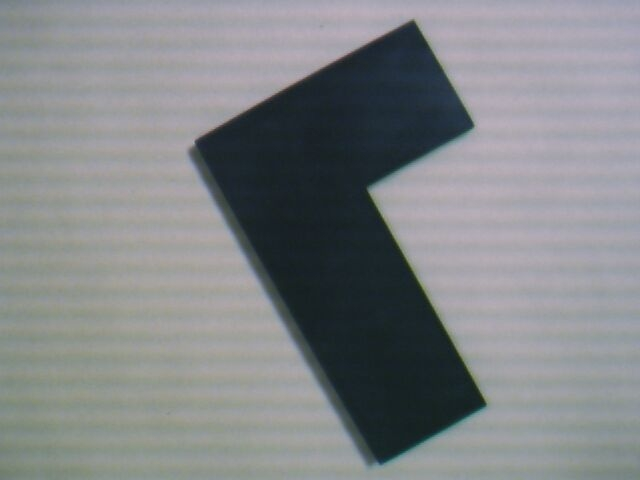
#> input picture OpenCV_Tutorial_ Examples/Object Recognition/f10.jpg, 640 x 480 px, given in place of f1.jpg, which was not available
$ python recognition.py
#> lines starting #> are read from the running program, lines starting #| are printed output that depends on the picture; after the words box and inside, x2 and y2 are one past the last pixel; in counts of white or black regions, pixels touching at a corner belong together; long printed decimals are rounded; pictures that were not available may be replaced by others from this repository, and a replacement may not be noted
import cv2
import numpy as np
from matplotlib import pyplot as plt
import scipy.io


def extractprops(img, fig3, fig4, fig5, fig6, fig7):

    img_grey = cv2.cvtColor(img, cv2.COLOR_RGB2GRAY)
    # convert color image to grey image
    ret, binimg = cv2.threshold(img_grey, 72, 255, cv2.THRESH_BINARY_INV)
    # do thersholding, pixels of background are 0, pixels of object are 255

    vec = getproperties(binimg)
    return vec


def getproperties(img):
    height = img.shape[0]
    width = img.shape[1]

    hist = cv2.calcHist([img], [0], None, [256], [0, 256])
    area = hist[255]
    # print(area)

    contours, hierarchy = cv2.findContours(
        img, cv2.RETR_EXTERNAL, cv2.CHAIN_APPROX_NONE)
    # cv2.drawContours(img,contours,-1,(255,0,255),10)
    # cv2.imshow('img_contours', img)
    # cv2.waitKey(1000)
    perim = len(contours[0])

    compactness = perim*perim/(4*np.math.pi*area)

    # get scale-normalized complex central moments
    c11 = complexmoment(img, 1, 1) / (area**2)
    c20 = complexmoment(img, 2, 0) / (area**2)
    c30 = complexmoment(img, 3, 0) / (area**2.5)
    c21 = complexmoment(img, 2, 1) / (area**2.5)
    c12 = complexmoment(img, 1, 2) / (area**2.5)

    # get invariants, scaled to [-1,1] range
    ci1 = c11.real
    ci2 = (1000*c21*c12).real
    tmp = c20*c12*c12
    ci3 = 10000*tmp.real
    ci4 = 10000*tmp.imag
    tmp = c30*c12*c12*c12
    ci5 = 1000000*tmp.real
    ci6 = 1000000*tmp.imag

    vec = np.array([compactness, ci1, ci2]).squeeze()
    return vec


def complexmoment(img, u, v):
    # gets a given complex central moment value
    r_list = []
    c_list = []
    momlist = []
    for i in range(img.shape[0]):
        for j in range(img.shape[1]):
            if img[i][j] > 0:
                r_list.append(i)
                c_list.append(j)
    rbar, cbar = sum(r_list) / len(r_list), sum(c_list) / len(c_list)
    for i in range(len(r_list)):
        c1 = np.complex(r_list[i] - rbar, c_list[i] - cbar)
        c2 = np.complex(r_list[i] - rbar, cbar - c_list[i])
        momlist.append(c1**u * c2**v)
    muv = sum(momlist)
    return muv


def classify(v, N, Means, Invcors, Dim, Aprioris):
    # classifies a test feature vector v into one of N classes given the class means (Means) and inverse of covariance matrices (Invcors) and aprori probabilities (Aprioris)
    evals = np.zeros(N)
    IC = np.zeros((Dim, Dim))
    for i in range(N):
        IC = Invcors[i]
        evals[i] = float(multivariate(v, Means[i], IC, Aprioris[0][i]))
        bestclass = np.where(evals == np.max(evals))
    return bestclass


def multivariate(Vec, Mean, Invcor, apriori):
    # computes the probability density of a test feature vector Vec and a test class with mean vector Mean and inverse covariance matrix Invcor assuming a multi-variate gaussian distribution. It also weights by the class's a priori probability. You need to normalize by p(x)=sum(p(x|c)*p(c)) over all classes c to turn these numbers into true probabilities p(c|x).
    diff = Vec-Mean
    dist = diff@Invcor@diff.T
    n = Vec.shape[0]
    wgt = 1/pow(np.linalg.det(np.linalg.inv(Invcor)), 0.5)
    prob = apriori * (1 / (2*np.math.pi)**(n/2)) * wgt * np.math.exp(-0.5*dist)
    #print(f"multivariate prob: {prob}")
    return prob


img = cv2.imread('f1.jpg', 1)
#> img is the input picture: shape (480, 640, 3); mean B, G, R 135.2, 132.8, 129.8
vec = extractprops(img, 0, 0, 0, 0, 0)
#> in extractprops, `ret, binimg = cv2.threshold(img_grey, 72, 255, cv2.THRESH_BINARY_INV)`:
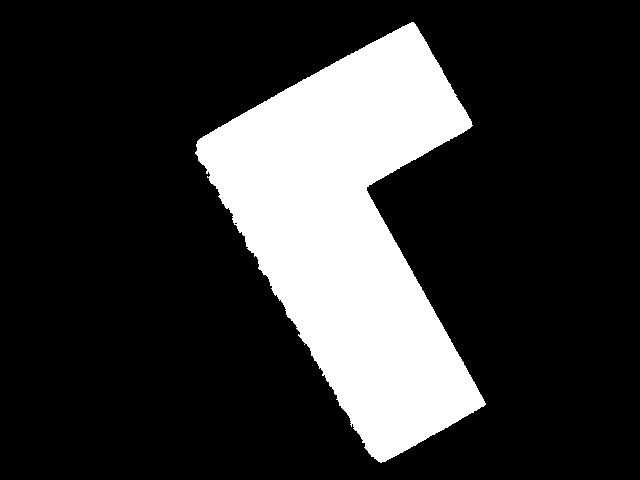
#> binimg: shape (480, 640); 20.7% white; 1 white region
#> in getproperties, `hist = cv2.calcHist([img], [0], None, [256], [0, 256])`: hist = 256 values, max 243645 at index 0, min 0 at index 1, mean 1200
#> in getproperties, `area = hist[255]`: area = [63555]
#> in getproperties, `contours, hierarchy = cv2.findContours( img, cv2.RETR_EXTERNAL, cv2.CH..`: contours = 1 contour; box (x1, y1, x2, y2) and area: (195, 22, 486, 463) 62986
#> in getproperties, `perim = len(contours[0])`: perim = 1140
#> in getproperties, `compactness = perim*perim/(4*np.math.pi*area)`: compactness = [1.63]
#> in getproperties, `ci1 = c11.real`: ci1 = [0.254]
#> in getproperties, `ci2 = (1000*c21*c12).real`: ci2 = [0.529]
#> in getproperties, `ci3 = 10000*tmp.real`: ci3 = [0.153]
#> in getproperties, `ci4 = 10000*tmp.imag`: ci4 = [-0.764]
#> in getproperties, `ci5 = 1000000*tmp.real`: ci5 = [0.144]
#> in getproperties, `ci6 = 1000000*tmp.imag`: ci6 = [-0.863]
#> in getproperties, `vec = np.array([compactness, ci1, ci2]).squeeze()`: vec = [1.63, 0.254, 0.529]
#> vec = [1.63, 0.254, 0.529]
print(vec)
#| [1.627 0.2537 0.5292]


module_data = scipy.io.loadmat("blocks.mat")  # 读取mat文件
#> (reads OpenCV_Tutorial_ Examples/Object Recognition/blocks.mat from the repository)
Invcors = module_data["Invcors"]
Aprioris = module_data["Aprioris"]
maxclasses = module_data["maxclasses"][0][0]
Means = module_data["Means"]


# imgstem = input("Test image file stem ...(filestem)\n?")
imgstem = 'f'
imgnum = 0

while imgnum < 12:
    imgnum = imgnum + 1
    current_img = cv2.imread(imgstem+str(imgnum)+'.jpg', 1)
    vec = extractprops(current_img, 0, 0, 0, 0, 0)
    bestclass = classify(vec, maxclasses, Means, Invcors, 3, Aprioris)
#> the loop in classify, `for i in range(N):` made 3 passes
#> (diff in multivariate, dist in multivariate, prob in multivariate) on passes 1 to 3: ([-0.469, 0.0232, 0.305], 1589.6, 0), ([-0.364, -0.0236, 0.0727], 2779.2, 0), ([-0.241, 0.00507, 0.0638], 216.7, 2.92e-43)
#> after the loop in classify, `for i in range(N):`: evals = [0, 0, 2.92e-43]
#> bestclass = ([2],)
    print(f"bestclass of image '{imgstem}{imgnum}.jpg' is: {bestclass[0]}")
#| bestclass of image 'f1.jpg' is: [2]
    next_num = imgnum+1
#> pass 2 of the loop `while imgnum < 12:`:
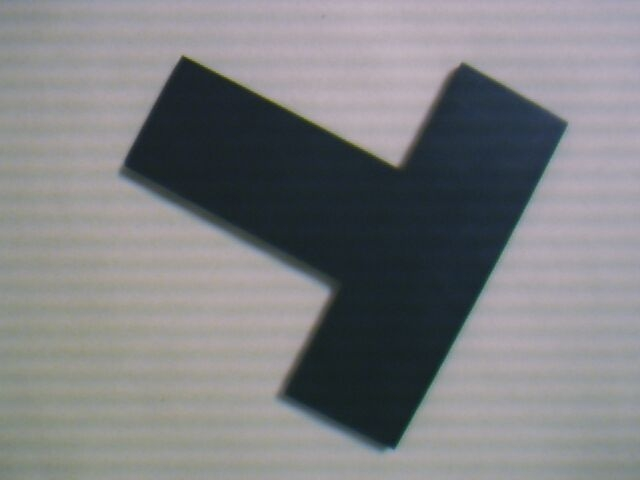
#> input picture OpenCV_Tutorial_ Examples/Object Recognition/f2.jpg, 640 x 480 px
#> current_img is the input picture: shape (480, 640, 3); mean B, G, R 129.6, 127, 125.9
#> in extractprops (call 3), `ret, binimg = cv2.threshold(img_grey, 72, 255, cv2.THRESH_BINARY_INV)`:
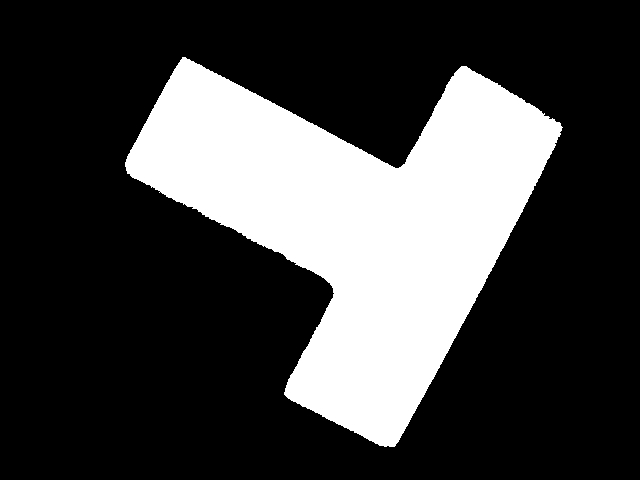
#> binimg: shape (480, 640); 25.9% white; 1 white region
#> contours = 1 contour; box (x1, y1, x2, y2) and area: (125, 57, 563, 447) 78868
#> in extractprops (call 3), `vec = getproperties(binimg)`: vec = [1.75, 0.234, 0.241]
#> the loop in classify (call 2), `for i in range(N):` made 3 passes
#> (diff in multivariate, dist in multivariate, prob in multivariate) on passes 1 to 3: ([-0.347, 0.00403, 0.0168], 59.68, 3.96e-09), ([-0.242, -0.0428, -0.215], 1745.2, 0), ([-0.12, -0.0141, -0.224], 186.4, 1.09e-36)
#> bestclass = ([0],)
#| bestclass of image 'f2.jpg' is: [0]
#> pass 3 of the loop `while imgnum < 12:`:
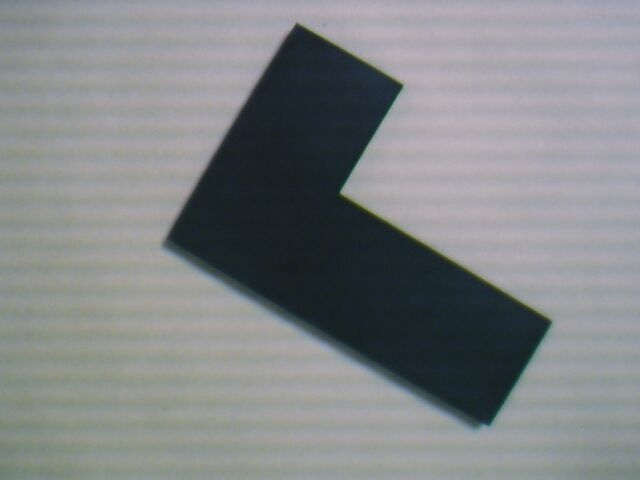
#> input picture OpenCV_Tutorial_ Examples/Object Recognition/f11.jpg, 640 x 480 px, given in place of f3.jpg, which was not available
#> current_img is the input picture: shape (480, 640, 3); mean B, G, R 134.7, 132.7, 129.4
#> in extractprops (call 4), `ret, binimg = cv2.threshold(img_grey, 72, 255, cv2.THRESH_BINARY_INV)`:
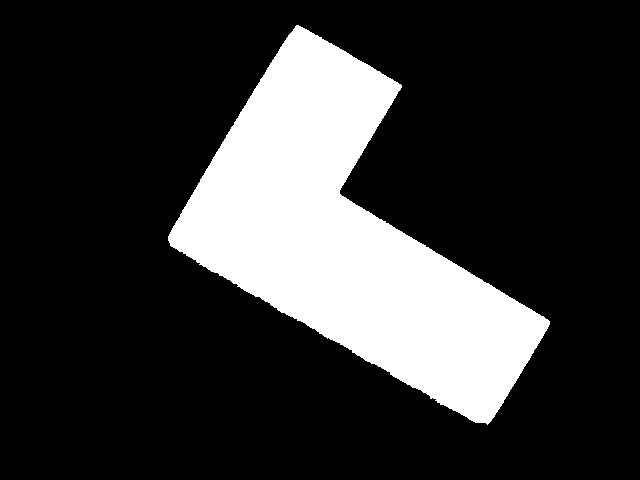
#> binimg: shape (480, 640); 20.8% white; 1 white region
#> contours = 1 contour; box (x1, y1, x2, y2) and area: (168, 25, 550, 425) 63314
#> in extractprops (call 4), `vec = getproperties(binimg)`: vec = [1.48, 0.254, 0.544]
#> bestclass = ([2],)
#| bestclass of image 'f3.jpg' is: [2]
#> (the run stopped early here; a loop or call above may not have finished)
